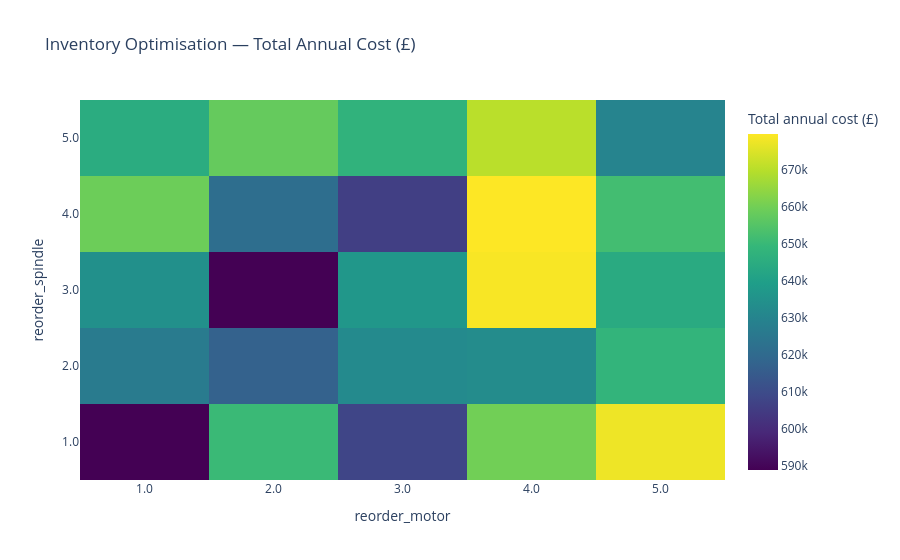
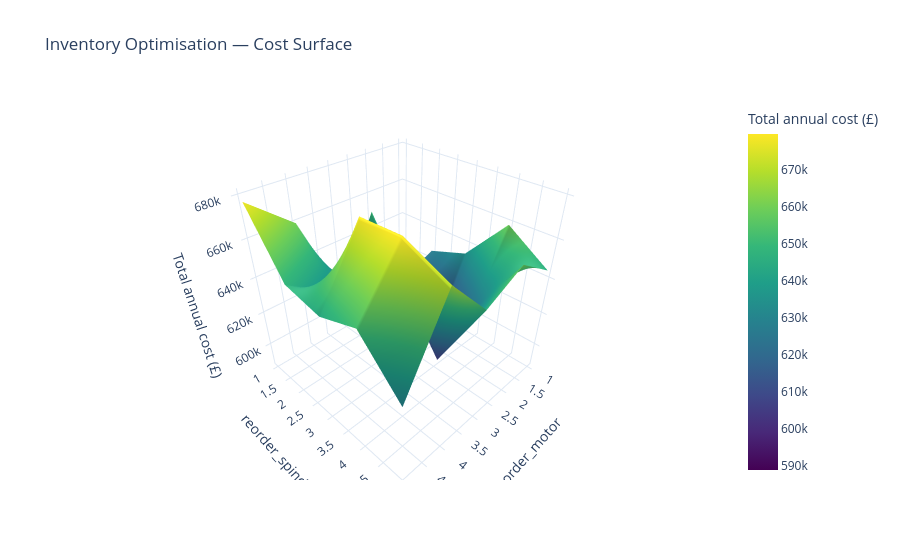

These figures' notebook cell, in order:
### Code cell
DOWNTIME_COST_PER_DAY = 50.0 * 24   # £ per machine per day idle

# Sweep spindle and motor reorder points; hold bearing and seal at their Poisson optima.
# A full 4-D grid would be ~5^4 = 625 cells × 15 MC runs = 9 375 simulations — impractical.
# Fixing the cheaper, faster-moving parts at their analytical optimum is a common
# industrial heuristic; the expensive long-lead parts drive most of the cost variance.
def shop_cost(reorder_spindle: float, reorder_motor: float, seed: int) -> float:
    rng  = np.random.default_rng(seed)
    wh   = make_parts_warehouse(reorder_spindle, reorder_motor,
                                 r_bearing_opt, r_seal_opt)
    rc   = RepairCentre(capacity=2, buffer_size=50)
    macs = [
        ReliableEntity(
            subsystems=ALL_SPECS,
            warehouse=wh,
            repair_centre=rc,
            rng=np.random.default_rng(rng.integers(0, 2**32)),
        )
        for _ in range(N_MACHINES)
    ]
    env = sw.SimEnvironment(dt=1.0, end=365)
    env.register(wh)
    env.register(rc)
    for m in macs:
        env.register(m)
    env.run()
    downtime_cost = sum(m.total_downtime for m in macs) * DOWNTIME_COST_PER_DAY
    return warehouse_cost(wh) + downtime_cost


sweep = sensitivity_sweep(
    shop_cost,
    param1_name='reorder_spindle',  param1_values=[1, 2, 3, 4, 5],
    param2_name='reorder_motor',    param2_values=[1, 2, 3, 4, 5],
    metric_name='Total annual cost (£)',
    n_runs=15,
    seed=0,
)

fig_hm = sw.plot_sensitivity_surface(
    sweep, chart_type='heatmap',
    title='Inventory Optimisation — Total Annual Cost (£)',
)
fig_hm.show()
fig_hm.write_image(str(IMG_DIR / 'inventory_heatmap.png'), width=700, height=600, scale=2)

fig_surf = sw.plot_sensitivity_surface(
    sweep, chart_type='surface',
    title='Inventory Optimisation — Cost Surface',
)
fig_surf.show()
fig_surf.write_image(str(IMG_DIR / 'inventory_surface.png'), width=800, height=600, scale=2)

### Figure 1 — Plotly figure (JSON) as saved in the notebook; plotly's stock layout.template omitted (floating-point values rounded to 4 significant figures)
{"data": [{"colorbar": {"title": {"text": "Total annual cost (£)"}}, "colorscale": [[0, "#440154"], [0.1111, "#482878"], [0.2222, "#3e4989"], [0.3333, "#31688e"], [0.4444, "#26828e"], [0.5556, "#1f9e89"], [0.6667, "#35b779"], [0.7778, "#6ece58"], [0.8889, "#b5de2b"], [1, "#fde725"]], "hoverongaps": false, "type": "heatmap", "x": ["1.0", "2.0", "3.0", "4.0", "5.0"], "y": ["1.0", "2.0", "3.0", "4.0", "5.0"], "z": [[588900.0, 650200.0, 607700.0, 659800.0, 677500.0], [626600.0, 617100.0, 632000.0, 632800.0, 648200.0], [634400.0, 588800.0, 636800.0, 679000.0, 644300.0], [659000.0, 621500.0, 605900.0, 679600.0, 651800.0], [644700.0, 657800.0, 647500.0, 670200.0, 629800.0]]}], "layout": {"colorway": ["#0072B2", "#E69F00", "#009E73", "#CC79A7", "#56B4E9", "#D55E00", "#F0E442", "#999999"], "title": {"text": "Inventory Optimisation — Total Annual Cost (£)"}, "xaxis": {"title": {"text": "reorder_motor"}}, "yaxis": {"title": {"text": "reorder_spindle"}}}}

### Figure 2 — Plotly figure (JSON) as saved in the notebook; plotly's stock layout.template omitted (floating-point values rounded to 4 significant figures)
{"data": [{"colorbar": {"title": {"text": "Total annual cost (£)"}}, "colorscale": [[0, "#440154"], [0.1111, "#482878"], [0.2222, "#3e4989"], [0.3333, "#31688e"], [0.4444, "#26828e"], [0.5556, "#1f9e89"], [0.6667, "#35b779"], [0.7778, "#6ece58"], [0.8889, "#b5de2b"], [1, "#fde725"]], "type": "surface", "x": [1.0, 2.0, 3.0, 4.0, 5.0], "y": [1.0, 2.0, 3.0, 4.0, 5.0], "z": [[588900.0, 650200.0, 607700.0, 659800.0, 677500.0], [626600.0, 617100.0, 632000.0, 632800.0, 648200.0], [634400.0, 588800.0, 636800.0, 679000.0, 644300.0], [659000.0, 621500.0, 605900.0, 679600.0, 651800.0], [644700.0, 657800.0, 647500.0, 670200.0, 629800.0]]}], "layout": {"colorway": ["#0072B2", "#E69F00", "#009E73", "#CC79A7", "#56B4E9", "#D55E00", "#F0E442", "#999999"], "scene": {"xaxis": {"title": {"text": "reorder_motor"}}, "yaxis": {"title": {"text": "reorder_spindle"}}, "zaxis": {"title": {"text": "Total annual cost (£)"}}}, "title": {"text": "Inventory Optimisation — Cost Surface"}}}
